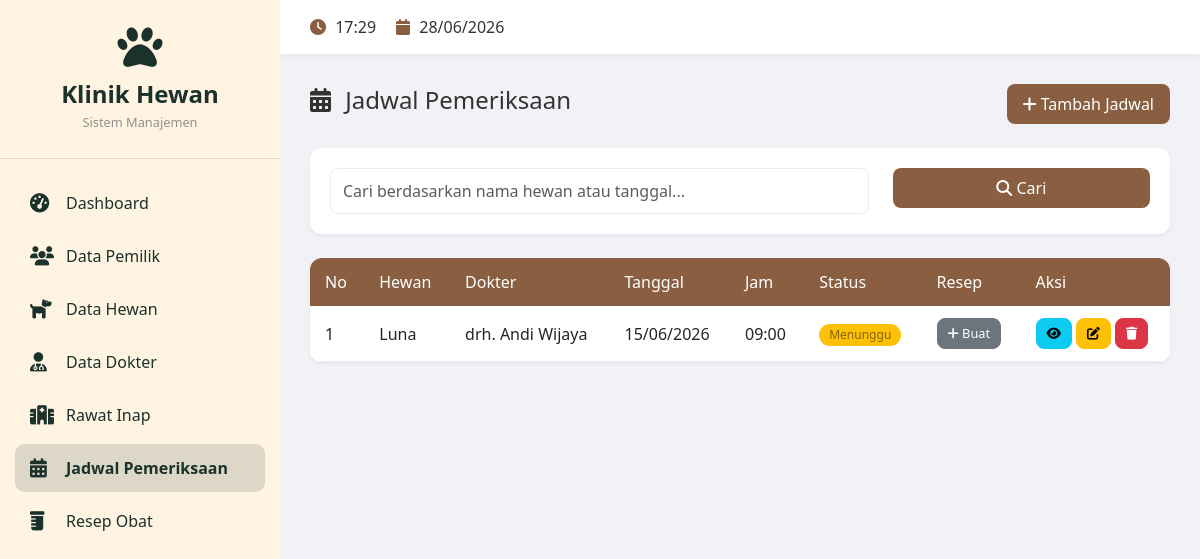
The page /jadwal.php on the database its author committed.
### tables this page shows
CREATE TABLE `jadwal_pemeriksaan` (
  `id_jadwal` int NOT NULL,
  `id_hewan` int NOT NULL,
  `id_dokter` int NOT NULL,
  `tanggal_pemeriksaan` date NOT NULL,
  `jam_pemeriksaan` time NOT NULL,
  `keluhan` text,
  `status_pemeriksaan` enum('Menunggu','Sedang Diperiksa','Selesai') DEFAULT 'Menunggu',
  `created_at` timestamp NULL DEFAULT CURRENT_TIMESTAMP,
  `resep_terbit` enum('Ya','Tidak') DEFAULT 'Tidak'
);

CREATE TABLE `hewan` (
  `id_hewan` int NOT NULL,
  `id_pemilik` int NOT NULL,
  `nama_hewan` varchar(100) NOT NULL,
  `jenis_hewan` varchar(50) DEFAULT NULL,
  `ras` varchar(100) DEFAULT NULL,
  `jenis_kelamin` enum('Jantan','Betina') NOT NULL,
  `tanggal_lahir` date DEFAULT NULL,
  `warna` varchar(50) DEFAULT NULL,
  `keluhan` text,
  `foto` varchar(255) DEFAULT NULL,
  `created_at` timestamp NULL DEFAULT CURRENT_TIMESTAMP
);

CREATE TABLE `dokter` (
  `id_dokter` int NOT NULL,
  `nama_dokter` varchar(100) NOT NULL,
  `spesialisasi` varchar(100) DEFAULT NULL,
  `no_telepon` varchar(20) DEFAULT NULL,
  `email` varchar(100) DEFAULT NULL,
  `jadwal_praktik` varchar(100) DEFAULT NULL,
  `created_at` timestamp NULL DEFAULT CURRENT_TIMESTAMP
);

### jadwal.php (the view, shortened to what this page needs)
<?php
require_once 'database.php';
$search = isset($_GET['search']) ? mysqli_real_escape_string($koneksi, $_GET['search']) : '';
$where = '';
$query = "SELECT j.*, h.nama_hewan, h.jenis_hewan, p.nama_pemilik, p.no_telepon, d.nama_dokter, d.spesialisasi
          FROM jadwal_pemeriksaan j
          JOIN hewan h ON j.id_hewan = h.id_hewan
          JOIN pemilik p ON h.id_pemilik = p.id_pemilik
          JOIN dokter d ON j.id_dokter = d.id_dokter
          $where
          ORDER BY j.tanggal_pemeriksaan DESC";
$result = mysqli_query($koneksi, $query);
    ?>
<!DOCTYPE html>
<html lang="id">
<head>
    <link href="https://cdn.jsdelivr.net/npm/bootstrap@5.3.0/dist/css/bootstrap.min.css" rel="stylesheet">
    <link rel="stylesheet" href="https://cdnjs.cloudflare.com/ajax/libs/font-awesome/6.4.0/css/all.min.css">
    <link rel="stylesheet" href="assets/css/style.css">
</head>
<body>
<?php include 'includes/sidebar.php'; ?>
<div class="main-content">
    <?php include 'includes/navbar.php'; ?>
    <div class="content-wrapper fade-in">
        <div class="d-flex justify-content-between align-items-center mb-4">
            <h4><i class="fas fa-calendar-alt me-2"></i> Jadwal Pemeriksaan</h4>
            <button class="btn btn-primary" data-bs-toggle="modal" data-bs-target="#tambahModal">
                <i class="fas fa-plus"></i> Tambah Jadwal
            </button>
        </div>
        <div class="card mb-4">
            <div class="card-body">
                <form method="GET" class="row">
                    <div class="col-md-8">
                        <input type="text" name="search" class="form-control"
                               placeholder="Cari berdasarkan nama hewan atau tanggal..."
                               value="<?php echo htmlspecialchars($search); ?>">
                    </div>
                    <div class="col-md-4">
                        <button type="submit" class="btn btn-primary w-100">
                            <i class="fas fa-search"></i> Cari
                        </button>
                    </div>
                </form>
            </div>
        </div>
        <div class="card">
            <div class="card-body p-0">
                <div class="table-responsive">
                    <table class="table table-hover mb-0">
                        <thead>
                            <tr>
                                <th>No</th>
                                <th>Hewan</th>
                                <th>Dokter</th>
                                <th>Tanggal</th>
                                <th>Jam</th>
                                <th>Status</th>
                                <th>Resep</th>
                                <th>Aksi</th>
                            </tr>
                        </thead>
                        <tbody>
                            <?php $no = 1;
                            while ($row = mysqli_fetch_assoc($result)):
                                $status_class = $row['status_pemeriksaan'] == 'Menunggu' ? 'badge-menunggu' :
                                              ($row['status_pemeriksaan'] == 'Sedang Diperiksa' ? 'badge-diperiksa' : 'badge-selesai');
                            ?>
                            <tr>
                                <td><?php echo $no++; ?></td>
                                <td><?php echo htmlspecialchars($row['nama_hewan']); ?></td>
                                <td><?php echo htmlspecialchars($row['nama_dokter']); ?></td>
                                <td><?php echo date('d/m/Y', strtotime($row['tanggal_pemeriksaan'])); ?></td>
                                <td><?php echo date('H:i', strtotime($row['jam_pemeriksaan'])); ?></td>
                                <td>
                                    <span class="badge <?php echo $status_class; ?>">
                                        <?php echo $row['status_pemeriksaan']; ?>
                                    </span>
                                </td>
                                <td>
                                    <?php if (isset($row['resep_terbit']) && $row['resep_terbit'] == 'Ya'): ?>
                                        <a href="resep.php?search=<?php echo $row['nama_hewan']; ?>" class="btn btn-sm btn-success">
                                            <i class="fas fa-prescription-bottle"></i> Ada
                                        </a>
                                    <?php else: ?>
                                        <a href="tambah_resep.php?jadwal=<?php echo $row['id_jadwal']; ?>" class="btn btn-sm btn-secondary">
                                            <i class="fas fa-plus"></i> Buat
                                        </a>
                                    <?php endif; ?>
                                </td>
                                <td>
                                    <button class="btn btn-sm btn-info" onclick="detailJadwal(<?php echo $row['id_jadwal']; ?>)">
                                        <i class="fas fa-eye"></i>
                                    </button>
                                    <button class="btn btn-sm btn-warning"
                                            onclick="editData(<?php echo $row['id_jadwal']; ?>, <?php echo $row['id_hewan']; ?>, <?php echo $row['id_dokter']; ?>, '<?php echo $row['tanggal_pemeriksaan']; ?>', '<?php echo $row['jam_pemeriksaan']; ?>', '<?php echo addslashes($row['keluhan']); ?>', '<?php echo $row['status_pemeriksaan']; ?>')">
                                        <i class="fas fa-edit"></i>
                                    </button>
                                    <a href="?hapus=<?php echo $row['id_jadwal']; ?>" class="btn btn-sm btn-danger"
                                       onclick="return confirmHapus(event, '<?php echo addslashes($row['nama_hewan']); ?>')">
                                        <i class="fas fa-trash"></i>
                                    </a>
                                </td>
                            </tr>
                            <?php endwhile; ?>
                        </tbody>
                    </table>
                </div>
            </div>
        </div>
    </div>
</div>
</body>
</html>

### assets/css/style.css (style rules this page uses)
:root { --primary-color:#8A5F41; --primary-dark: #428475; --secondary-color: #f8f9fa; --text-color: #333; --text-muted: #6c757d; --border-color: #e9ecef; --shadow-sm: 0 2px 4px rgba(0,0,0,0.05); --shadow-md: 0 4px 6px rgba(0,0,0,0.07); --shadow-lg: 0 10px 25px rgba(0,0,0,0.1); --radius-sm: 8px; --radius-md: 12px; --radius-lg: 16px; }
* { margin: 0; padding: 0; box-sizing: border-box; }
body { font-family: 'Segoe UI', Tahoma, Geneva, Verdana, sans-serif; background-color: #f0f2f5; color: var(--text-color); overflow-x: hidden; }
.main-content { margin-left: 280px; min-height: 100vh; transition: all 0.3s ease; }
.content-wrapper { padding: 30px; }
.card { border: none; border-radius: var(--radius-md); box-shadow: var(--shadow-sm); transition: all 0.3s ease; background: white; overflow: hidden; }
.card-body { padding: 20px; }
.table-responsive { overflow-x: auto; }
.table { width: 100%; margin-bottom: 0; }
.table thead th { background: var(--primary-color); color: white; padding: 12px 15px; font-weight: 500; border: none; }
.table tbody td { padding: 12px 15px; vertical-align: middle; border-bottom: 1px solid var(--border-color); }
.form-control, .form-select { border: 1px solid var(--border-color); border-radius: var(--radius-sm); padding: 10px 12px; transition: all 0.3s ease; }
.btn { padding: 8px 16px; border-radius: var(--radius-sm); font-weight: 500; transition: all 0.3s ease; }
.btn-primary { background: var(--primary-color); border: none; }
.btn-sm { padding: 5px 10px; font-size: 0.8rem; }
.badge { padding: 5px 10px; border-radius: 20px; font-weight: 500; }
.badge-menunggu { background: #ffc107; color: #856404; }
.fade-in { animation: fadeIn 0.5s ease; }

### rows shown on the page
jadwal_pemeriksaan: id_hewan.nama_hewan "Luna", id_dokter.nama_dokter "drh. Andi Wijaya", tanggal_pemeriksaan "15/06/2026", jam_pemeriksaan "09:00", status_pemeriksaan "Menunggu"
